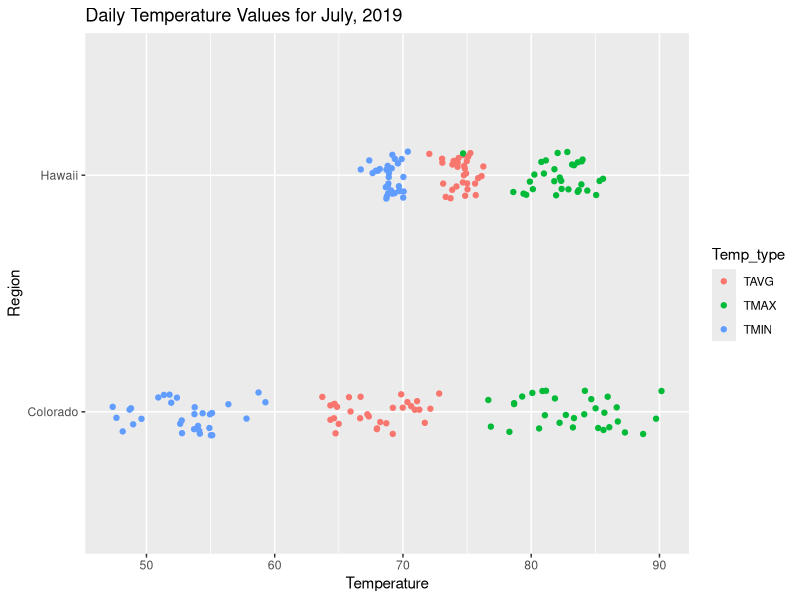
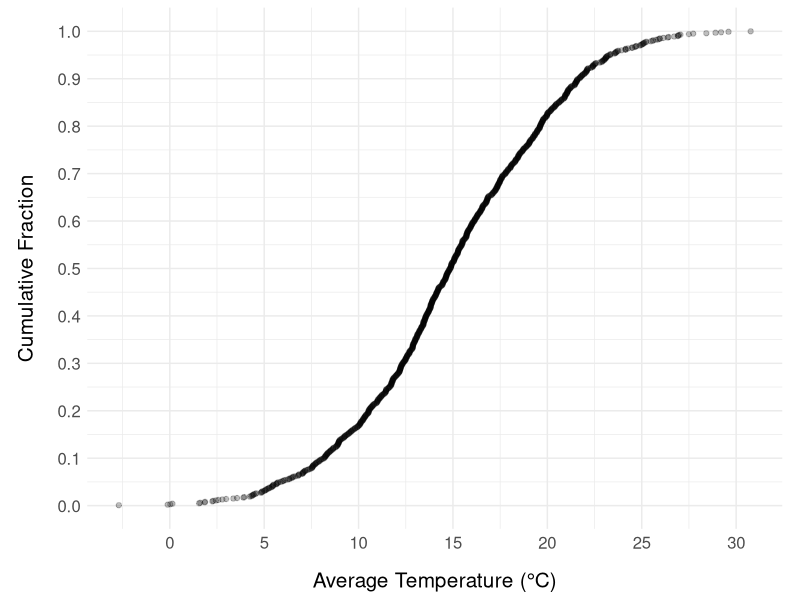
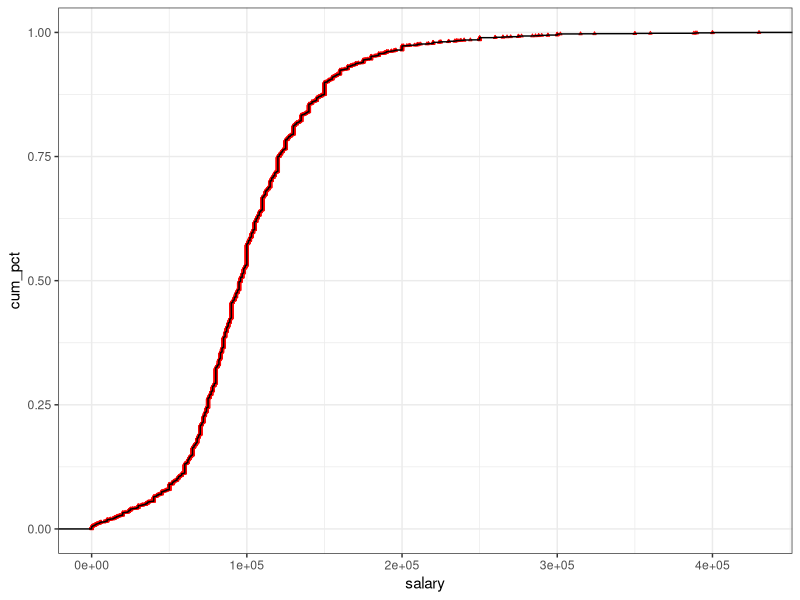
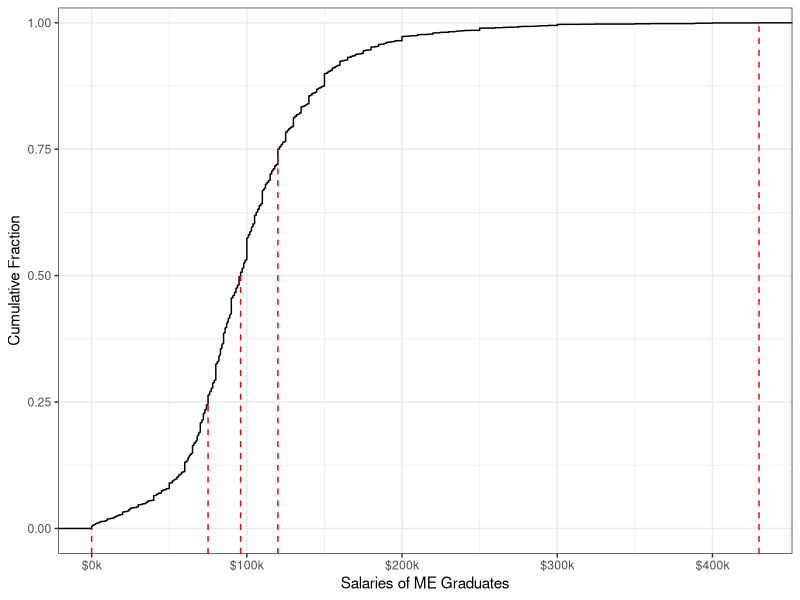
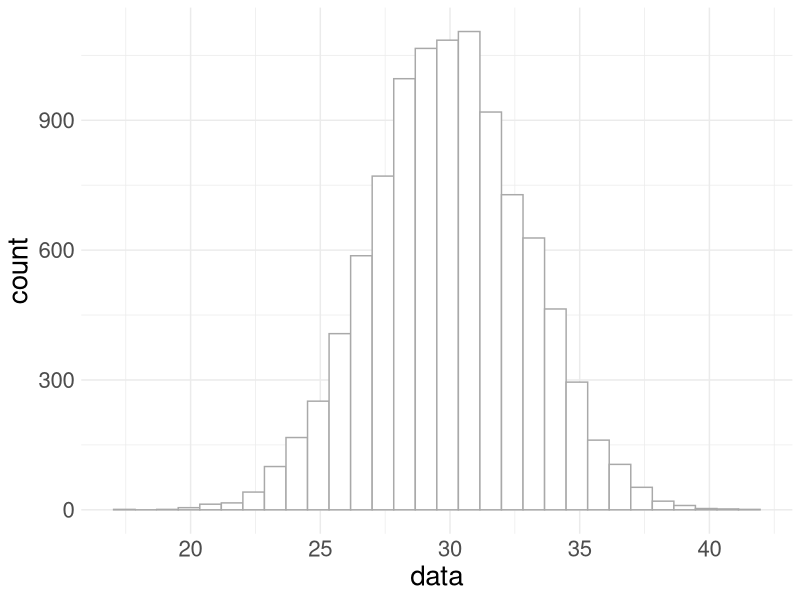
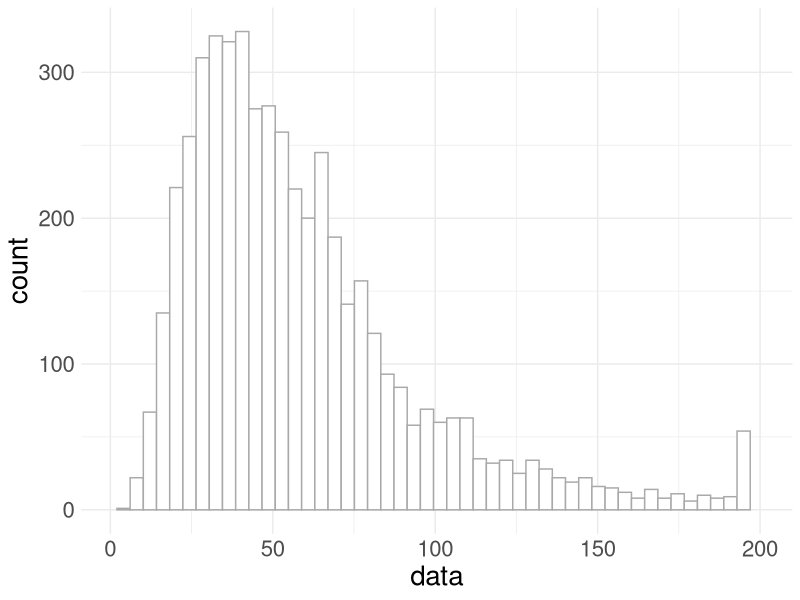
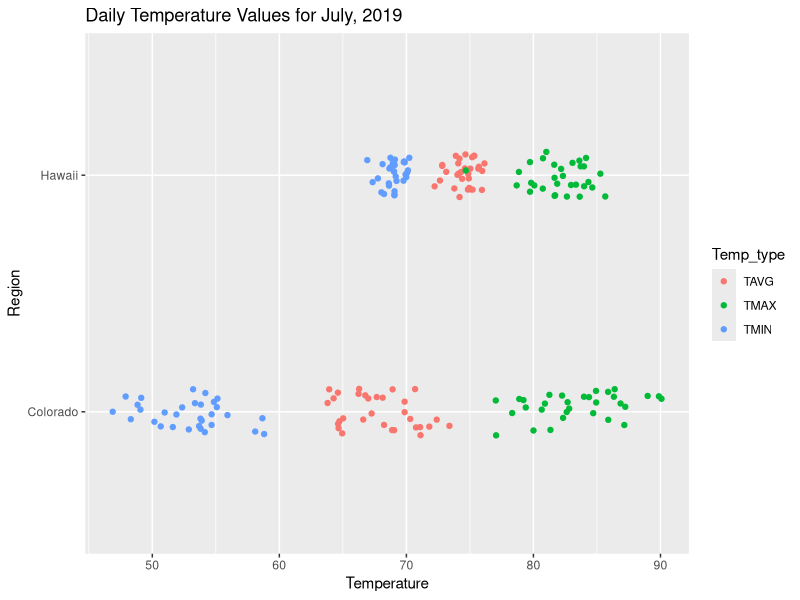
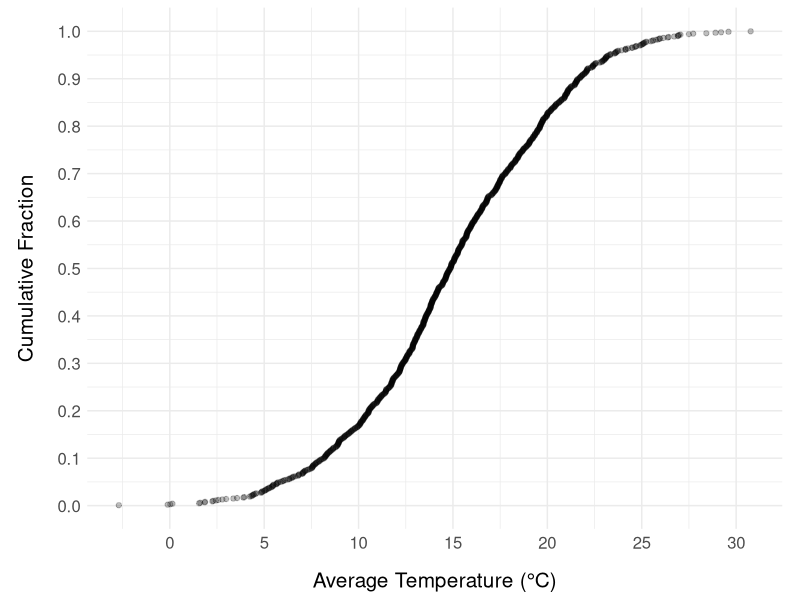

Write R code to recreate these figures, in order.
## ---- chunk 1
knitr::opts_chunk$set(echo = TRUE, fig.align = 'center')
library(tidyverse)
library(knitr)
library(bookdown)
library(scales)
library(kableExtra)
## ---- chunk 2
NOAA_temps <- read_csv("./data/NOAA_temps.csv") %>%
  mutate(Location = case_when(
    str_detect(STATION, "CJAC") ~ "Colorado",
    str_detect(STATION, "HMAH") ~ "Hawaii")) %>%
  pivot_longer(cols = TAVG:TMIN, 
               names_to = "Temp_type",
               values_to = "Temperature")

ggplot(NOAA_temps, aes(y = Location, x = Temperature, group = Temp_type)) +
  geom_jitter(aes(color = Temp_type),
              height = 0.1) +
  labs(title ="Daily Temperature Values for July, 2019",
       y = "Region")

ggsave("./images/NOAA_temps", device = "png")
  #scale_fill_discrete(name = "Temp Value", labels = c("Average", "Maximum", "Minimum"))


## ---- chunk 3
set.seed(1)
univar1 <- runif(n = 1000, min = 0, max = 100)
univar1_quartiles <- quantile(univar1, probs = seq(0, 1, 0.25)) %>% round(1)
## ---- chunk 4

quant_desc <- data.frame(a = c("0", 
                               "1", 
                               "0.5", 
                               "0.25", 
                               "0.75", 
                               "0.75 - 0.25"),
                           b = c("minimum", 
                               "maximum", 
                               "median", 
                               "25^th^%", 
                               "75^th^%",
                               "IQR"),
                         c = c(univar1_quartiles[[1]],
                               univar1_quartiles[[5]],
                               univar1_quartiles[[3]],
                               univar1_quartiles[[2]],
                               univar1_quartiles[[4]],
                               univar1_quartiles[[4]] - univar1_quartiles[[2]]
                         )
)
                               
knitr::kable(quant_desc, 
             caption = "Quantiles and descriptive stats 
             for n=1000 samples from a uniform distribution, 0-100",
             booktabs = TRUE,
             col.names = c("Quantile", "Descriptor", "Example Values"),
             align = "c") %>%
             kable_styling(bootstrap_options = "striped", full_width = F)
## ---- chunk 5
normal1 <- rnorm(1000, mean = 50, sd = 15)
quantile(normal1, probs = seq(0, 1, 0.1)) %>%
  round(0)

#manual method for calculating quantiles
normal_data <- tibble(
  sample_data = normal1,  #start with raw sample data
  sorted_data = sort(normal1),   #sort the data
  cum_frac = seq.int(from = 1/length(normal1),   #calculate cumulative fraction for each entry
                     to = 1,
                     by = 1/length(normal1)))


deciles <- seq.int(from = 0, to = 1, by = 0.1)

normal_data_deciles <- filter(normal_data, cum_frac %in% deciles)


## ---- chunk 6
#randomly sample two variables from normal distributions (defined below)
normal_data <- tibble(a = rnorm(n=1000, mean = 15, sd = 5),
                   b = rnorm(n=1000, mean = 10, sd = 3))

#create quantile values for the normal_data
normal_data %>%
  select(a) %>%
  arrange(a) %>%
  mutate(cum_frac = seq.int(from = 1/length(a),
                            to = 1,
                            by = 1/length(a))) -> normal_data_cdf

#plot cumulative distribution
ggplot(data = normal_data_cdf, aes(x = a, y = cum_frac)) +
  geom_point(shape = 21,
             fill = "black",
             alpha = 0.25) +
  labs(x = "Average Temperature (\u00B0C)",
       y = "Cumulative Fraction") +
  theme_minimal() +
  scale_x_continuous(breaks = seq(0, 35, by = 5)) +
  scale_y_continuous(breaks = seq(0, 1, by = 0.1)) +
  theme(text = element_text(size=15),
        axis.title.y = element_text(margin = unit(c(0, 5, 0, 0), "mm")),
        axis.title.x = element_text(margin = unit(c(5, 0, 0, 0), "mm")),
        aspect.ratio=3/4) 
  #theme(axis.title.y = element_text(vjust=2.5))
ggsave("./normal_cum_dist.png", dpi = 150)
## ---- chunk 7
sals <- read_csv("./data/ME_salaries.csv", 
                 col_types = c("iif"), 
                 col_names = c("salary", "age","gender"),
                 skip = 1)

#create cumulative percentage data
salaries <- sals %>%
  select(salary) %>%
  filter(salary < 500000) %>%
  arrange(salary) %>%
  mutate(cum_pct = seq.int(
    from = 1/length(salary), 
    to = 1, 
    by = 1/length(salary))) 

## ---- chunk 8
#plot raw cumulative distribution
ggplot(data = salaries) +
  geom_point(aes(salary, cum_pct),
             size = 0.5,
             shape = 2,
             color = "red") + 
  stat_ecdf(aes(salary)) + #calculates an empirical cdf
  theme_bw()
  
## ---- chunk 9
  
  #alternate method
  ggplot(data = salaries, aes(x = salary)) +
  geom_step(stat = "ecdf") +
  theme_bw() +
  labs(x = "Salaries of ME Graduates", y = "Cumulative Fraction") +
  scale_y_continuous(limits=c(-0.05, 1.03), expand = c(0,0)) +
  scale_x_continuous(labels = scales::label_dollar(scale = 0.001, 
                                                   prefix = '$', 
                                                   suffix = 'k'))+
  geom_segment(data = data.frame(x=quantile(salaries$salary),
                                 y=rep.int(-.05, 5),
                                 xend=quantile(salaries$salary),
                                 yend=seq(from = 0, to = 1, by = 0.25)),
               aes(x=x, y=y, xend=xend, yend=yend), 
               color = "red",
               linetype = "dashed")


## ---- chunk 10
#create a simple tibble of 1000 observations from a normal distribution
x<-tibble(data = rnorm(10000, mean = 30, sd = 3))

#plot the histrogram
ggplot2::ggplot(data = x) + 
  geom_histogram(aes(data),
                 bins = 30,
                 fill = "white",
                 color = "darkgrey") +
  theme_minimal() +
  theme(text = element_text(size=20))
ggsave("./images/hist_norm.png", dpi = 150)
## ---- chunk 11
x1 <- tibble(data = round(rlnorm(5000, meanlog = log(50), sdlog = 0.6), 0))
outliers <- tibble(data = rep(195, 50))
x2 <- bind_rows(x1, outliers)
  
ggplot2::ggplot(data = x2) + 
  geom_histogram(aes(data),
                 bins = 50,
                 fill = "white",
                 color = "darkgrey") +
  xlim(1,200) +
  theme_minimal() +
  theme(text = element_text(size=20))
ggsave("./images/hist_skew_out.png", dpi = 150)
